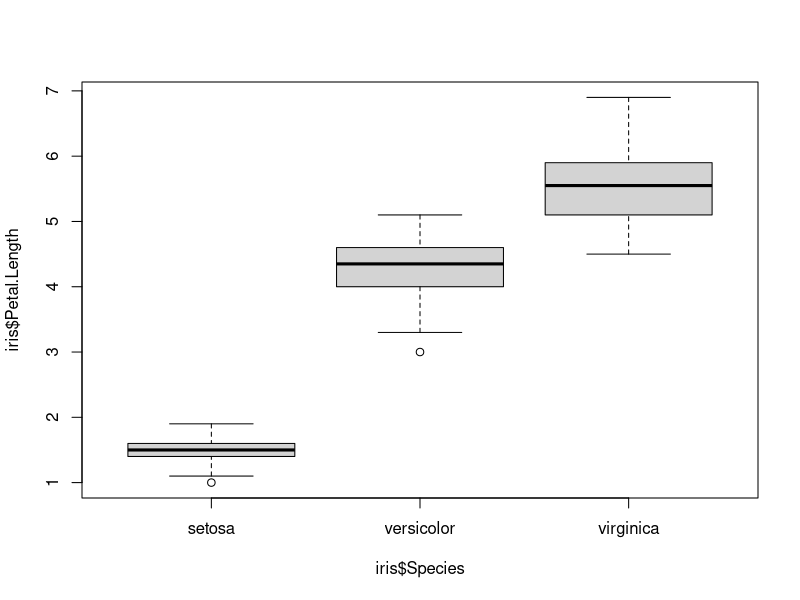

Recreate this plot in R.
tipoa <- iris[iris$Species=="setosa",]
tipoa
mediaA <- mean(tipoa$Petal.Length)
variA <- var(tipoa$Petal.Length)
mediaA


tipob <- iris[iris$Species=="versicolor",]
tipob
mediaB <- mean(tipob$Petal.Length)
mediaB
variB <- var(tipob$Petal.Length)

tobs <- (mediaA - mediaB)/sqrt(variA/50+variB/50)
tobs

pvalor <- 2* pt(tobs,98)
pvalor
t.test(tipoa$Petal.Length, tipob$Petal.Length, paired = FALSE, var.equal = FALSE)
boxplot(iris$Petal.Length~iris$Species)




#########
tipoa <- iris[iris$Species=="versicolor",]
tipoa
mediaA <- mean(tipoa$Petal.Length)
variA <- var(tipoa$Petal.Length)
mediaA


tipob <- iris[iris$Species=="virginica",]
tipob
mediaB <- mean(tipob$Petal.Length)
mediaB
variB <- var(tipob$Petal.Length)

tobs <- (mediaA - mediaB)/sqrt(variA/50+variB/50)
tobs

pvalor <- 2* pt(tobs,98)
pvalor
t.test(tipoa$Petal.Length, tipob$Petal.Length, paired = FALSE, var.equal = FALSE)


fobs <- variB/variA
fobs
2 * (1 -pf(fobs,df1 = 49,df2 = 49))

t.test(tipoa$Petal.Length, tipob$Petal.Length, paired = FALSE, var.equal = TRUE)
var.test(tipoa$Petal.Length, tipob$Petal.Length)



#####
tipoa <- iris[iris$Species=="versicolor",]
tipoa
mediaA <- mean(tipoa$Petal.Length)
variA <- var(tipoa$Petal.Length)
mediaA


tipob <- iris[iris$Species=="virginica",]
tipob
mediaB <- mean(tipob$Petal.Length)
mediaB
variB <- var(tipob$Petal.Length)


variAB <- (49*variA + 49*variB)/98
tobs <- (mediaA - mediaB)/sqrt(variAB/50+variAB/50)
tobs
t.test(tipoa$Petal.Length, tipob$Petal.Length, paired = FALSE, var.equal = TRUE)
